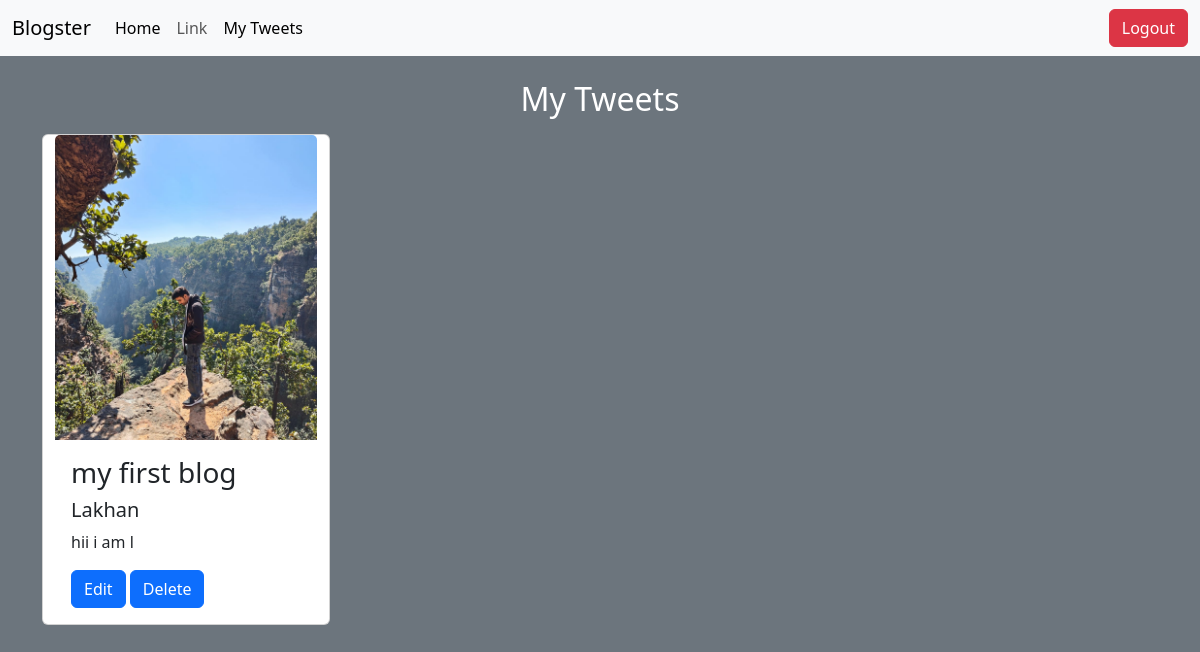
The app's page /tweet/mytweet/ (signed in), older data.
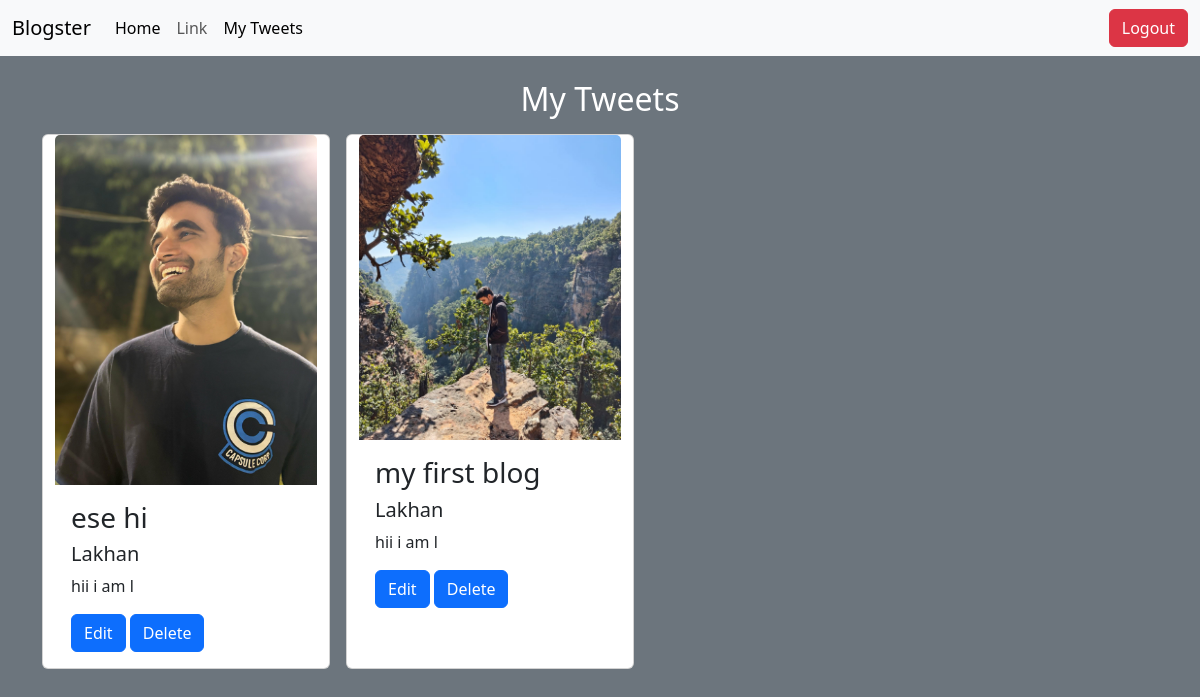
The same page, newer data.
### tweet/models.py (models this page shows, shortened)
class Tweet(models.Model):
    user= models.ForeignKey(User,on_delete=models.CASCADE)
    title=models.TextField(max_length=240,default='my first blog')
    text=models.TextField(max_length=240)
    photo=models.ImageField(upload_to='photos/',blank=True,null=True)
    created_at=models.DateTimeField(auto_now_add=True)
    updated_at=models.DateTimeField( auto_now=True)

### tweet/views.py (the view)
# urls.py: path('mytweet/',views.my_tweets,name='my_tweets')
@login_required
def my_tweets(request):
    tweets = Tweet.objects.filter(user=request.user).order_by('-created_at')  # optional sorting
    return render(request, 'mytweet.html', {'tweets': tweets})

### tweet/templates/mytweet.html (shortened to what this page needs)
{% extends "layout.html" %}
{% block content %}
<h2 class="text-center mt-4">My Tweets</h2>
<div class="container mt-3">
  {% if tweets %}
  <div class= "container row gap-3">
    {% for tweet in tweets  %}
    <div class="card" style="width: 18rem;">
  <a href="{%url 'tweet' tweet.user.id%}">
  <img src="{{tweet.photo.url}}" class="card-img-top" alt="...">
  </a>
  <div class="card-body">
    <h3 class="card-title">{{tweet.title}}</h5>
    <h5 class="card-title">{{tweet.user.username}}</h5>
    <p class="card-text">{{tweet.text|slice:":10"}}</p>
    {% if tweet.user.id == user.id %}
    <a href="{% url 'tweet_edit' tweet.id%}" class="btn btn-primary">Edit</a>
    <a href="{% url 'tweet_delete' tweet.id%}" class="btn btn-primary">Delete</a>
    {% endif %}
  </div>
</div>
    {% endfor %}
</div>
  {% else %}
    <p class="text-center">You haven't posted any tweets yet.</p>
  {% endif %}
</div>
{% endblock %}

Row changes from the older to the newer data that the page shows:
added Tweet: photo (picture), title "ese hi", user.username "Lakhan", text "hii i am l", shows "Edit"
